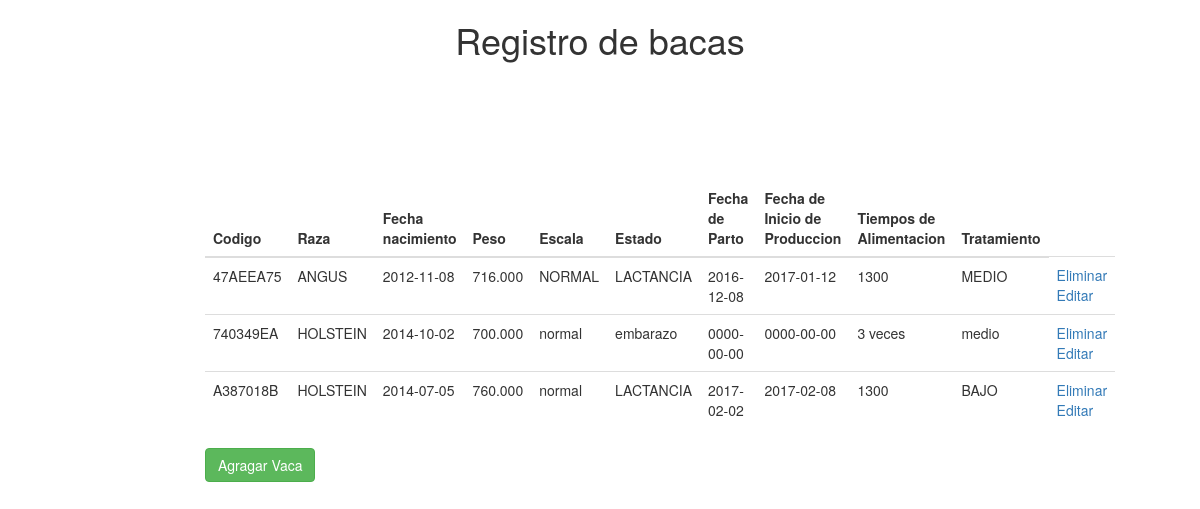
The page / on the database its author committed.
### tables this page shows
CREATE TABLE `vaca` (
  `id` int(11) NOT NULL,
  `codigo` varchar(50) NOT NULL,
  `raza` varchar(50) NOT NULL,
  `fecha_nacimiento` date NOT NULL,
  `peso` decimal(10,3) NOT NULL,
  `escala` varchar(50) NOT NULL,
  `estado` varchar(50) NOT NULL,
  `fecha_parto` date NOT NULL,
  `fecha_inicio_produccion` date NOT NULL,
  `tiempos_alimentacion` varchar(50) NOT NULL,
  `tratamiento` varchar(50) NOT NULL
);

### Database.php (called while the page is built, shortened)
<?php
class Database
{
    private static $db = null;
    private static $pdo;
    public static function getInstance()
    {
        if (self::$db === null) {
            self::$db = new self();
        }
        return self::$db;
    }
    public function getDb()
    {
        if (self::$pdo == null) {
            self::$pdo = new PDO(
                'mysql:dbname=' . DATABASE .
                ';host=' . HOSTNAME .
                ';port:63343;',
                USERNAME,
                PASSWORD,
                array(PDO::MYSQL_ATTR_INIT_COMMAND => "SET NAMES utf8")
            );
            self::$pdo->setAttribute(PDO::ATTR_ERRMODE, PDO::ERRMODE_EXCEPTION);
        }
        return self::$pdo;
    }
}
?>

### vaca.php (called while the page is built, shortened)
<?php
require 'Database.php';
class vaca
{
    public static function getAll()
    {
        $consulta = "SELECT * FROM vaca";
        try {
            $comando = Database::getInstance()->getDb()->prepare($consulta);
            $comando->execute();
            return $comando->fetchAll(PDO::FETCH_ASSOC);
        } catch (PDOException $e) {
            return false;
        }
    }
}
?>

### index.php (the view, shortened to what this page needs)
<?php
require 'vaca.php';
$vacas = vaca::getAll();
?>
<!DOCTYPE html>
<html lang="es">
  <head>
    <link rel="stylesheet" type="text/css" href="css/bootstrap.min.css">
  </head>
  <body>
    <h1 class="text-center">Registro de bacas</h1>
    <div class="row" style="margin-top:10%">
       <div class="col-md-8 col-md-offset-2">
        <table class="table table-hover table striped">
            <thead>
                 <tr>
                     <th>Codigo</th>
                     <th>Raza</th>
                     <th>Fecha nacimiento</th>
                     <th>Peso</th>
                     <th>Escala</th>
                     <th>Estado</th>
                     <th>Fecha de Parto</th>
                     <th>Fecha de Inicio de Produccion</th>
                     <th>Tiempos de Alimentacion</th>
                     <th>Tratamiento</th>
                 </tr>
            </thead>
              <tbody>
                  <?php if ($vacas): ?>
                 		 <?php foreach($vacas as $vaca): ?>
                                  <tr>
                                      <td><?= $vaca['codigo'] ?></td>
                                      <td><?= $vaca['raza'] ?></td>
                                      <td><?= $vaca['fecha_nacimiento'] ?></td>
                                      <td><?= $vaca['peso'] ?></td>
                                      <td><?= $vaca['escala'] ?></td>
                                      <td><?= $vaca['estado'] ?></td>
                                      <td><?= $vaca['fecha_parto'] ?></td>
                                      <td><?= $vaca['fecha_inicio_produccion'] ?></td>
                                      <td><?= $vaca['tiempos_alimentacion'] ?></td>
                                      <td><?= $vaca['tratamiento'] ?></td>
                                      <td>
                                        <a href="borrar_vaca.php?codigo=<?= $vaca['codigo'] ?>">Eliminar</a>
                                        <a href="modificar_vaca.php?codigo=<?= $vaca['codigo'] ?>">Editar</a>
                                      </td>
                                   </tr>
                  		<?php endforeach ?>
                  <?php endif; ?>
               </tbody>
            </table>
            <a href="nueva.html" class="btn btn-success">Agragar Vaca</a>
        </div>
    </div>
  </body>
</html>

### rows shown on the page
vaca: codigo "47AEEA75", raza "ANGUS", fecha_nacimiento "2012-11-08", peso "716.000", escala "NORMAL", estado "LACTANCIA", fecha_parto "2016-12-08", fecha_inicio_produccion "2017-01-12", tiempos_alimentacion "1300", tratamiento "MEDIO"
vaca: codigo "740349EA", raza "HOLSTEIN", fecha_nacimiento "2014-10-02", peso "700.000", escala "normal", estado "embarazo", fecha_parto "0000-00-00", fecha_inicio_produccion "0000-00-00", tiempos_alimentacion "3 veces", tratamiento "medio"
vaca: codigo "A387018B", raza "HOLSTEIN", fecha_nacimiento "2014-07-05", peso "760.000", escala "normal", estado "LACTANCIA", fecha_parto "2017-02-02", fecha_inicio_produccion "2017-02-08", tiempos_alimentacion "1300", tratamiento "BAJO"
